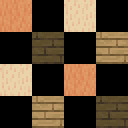

Tiled map render using the project's own tile images. Description and the whole map definition, tile-layer contents included, below:
An orthogonal 4x4 tile map with 32x32 px tiles, 1 tile layer (tiles).

<map version="1.10" tiledversion="1.10.2" orientation="orthogonal" renderorder="right-down" width="4" height="4" tilewidth="32" tileheight="32" infinite="0" nextlayerid="2" nextobjectid="1">
    <tileset firstgid="1" name="included" tilewidth="32" tileheight="32" tilecount="4" columns="2">
        <image source="example.png" width="64" height="64" />
    </tileset>
    <layer id="1" name="tiles" width="4" height="4">
        <data encoding="csv">
            1,0,2,0,
            0,3,0,4,
            2,0,1,0,
            0,4,0,3
        </data>
    </layer>
</map>